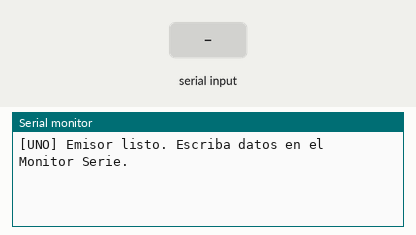
A sketch run on a simulated Arduino Uno, built with avr-gcc and run on an emulated ATmega328P. On the bench: the last lines printed to the serial monitor. The test bench sets the inputs (shaded band).

Above: at 1.2 s.
1.3 s: "1" received over Serial
At 3.1 s:
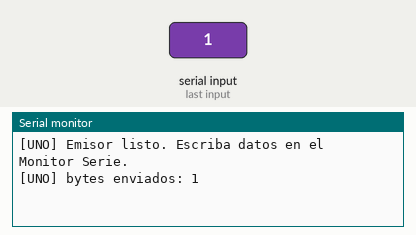
4.3 s: "0" received over Serial
At 4.9 s:
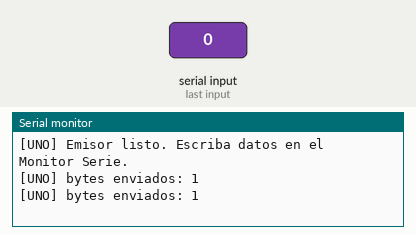
5.8 s: "2" received over Serial
At 7.3 s:
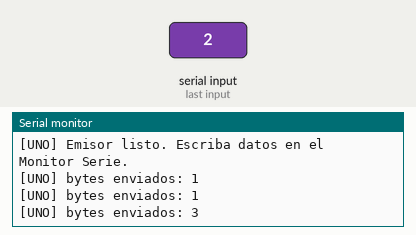

The sketch:

emisor.ino
```cpp
#include <AltSoftSerial.h>

// Enlace hacia el otro Arduino. Usa pines fijos:
// RX = D8, TX = D9 (Timer1). No se puede cambiar.
AltSoftSerial enlace;

// ---- Parámetros (iguales en emisor y receptor) ----
const long BAUD_ENLACE   = 9600;   // 9600 o 19200
const bool USAR_HAMMING  = true;   // enviar el byte tal cual o con Hamming

uint32_t bytesEnviados = 0;        // contador de bytes de datos enviados
unsigned long ultimoInforme = 0;

// Paridad par de un byte: devuelve 1 si hay cantidad impar de unos.
uint8_t paridad8(uint8_t x) {
  x ^= x >> 4;
  x ^= x >> 2;
  x ^= x >> 1;
  return x & 1;
}

// Codifica nibble (4 bits) en byte de línea Hamming(8,4) extendido.
// Formato del byte: bit0=p1, bit1=p2, bit2=d1, bit3=p4, bit4=d2, bit5=d3, bit6=d4, bit7=P
uint8_t hammingCodificar(uint8_t nibble) {
  uint8_t d1 = (nibble >> 0) & 1;
  uint8_t d2 = (nibble >> 1) & 1;
  uint8_t d3 = (nibble >> 2) & 1;
  uint8_t d4 = (nibble >> 3) & 1;

  uint8_t p1 = d1 ^ d2 ^ d4;       // cubre posiciones 1,3,5,7
  uint8_t p2 = d1 ^ d3 ^ d4;       // cubre posiciones 2,3,6,7
  uint8_t p4 = d2 ^ d3 ^ d4;       // cubre posiciones 4,5,6,7

  // Se arman los bits 0..6 del código Hamming(7,4)
  uint8_t b = p1 | (p2 << 1) | (d1 << 2) | (p4 << 3) | (d2 << 4) | (d3 << 5) | (d4 << 6);

  // Bit 7: paridad global (la hace SECDED: corrige 1 error, detecta 2)
  b |= (paridad8(b) << 7);
  return b;
}

// Envía byte de datos por el enlace.
// Con Hamming: 1 byte -> 2 bytes de línea (primero el nibble bajo, luego el alto).
void enviarByte(uint8_t dato) {
  if (USAR_HAMMING) {
    enlace.write(hammingCodificar(dato & 0x0F));   // nibble bajo
    enlace.write(hammingCodificar(dato >> 4));     // nibble alto
  } else {
    enlace.write(dato);
  }
  bytesEnviados++;
}

void setup() {
  Serial.begin(115200);        // USB hacia la PC (UART de hardware, D0/D1)
  enlace.begin(BAUD_ENLACE);   // Enlace hacia el Nano (D8/D9, 8N1)
  Serial.println(F("[UNO] Emisor listo. Escriba datos en el Monitor Serie."));
}

void loop() {
  // Todo byte que llegue de la PC se envía por el enlace.
  while (Serial.available()) {
    enviarByte(Serial.read());
  }

  // Informe de estado cada 2 s
  if (millis() - ultimoInforme >= 2000) {
    ultimoInforme = millis();
    Serial.print(F("[UNO] bytes enviados: "));
    Serial.println(bytesEnviados);
  }
}
```

Measured:
- after the input at 1.3 s, the serial monitor: prints a new line after 0.70 s (image 1)
- after the input at 5.8 s, the serial monitor: prints a new line after 0.20 s (image 3)
